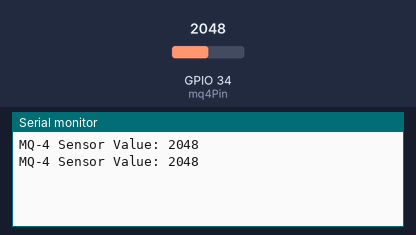
A sketch run on a simulated ESP32. Parts: the last lines printed to the serial monitor. The test bench sets the inputs (shaded band); at power-on: GPIO 34 (mq4Pin) = 2048.

Above: at 1.8 s.
1.9 s: GPIO 34 (mq4Pin) set to 2866
At 2.8 s:
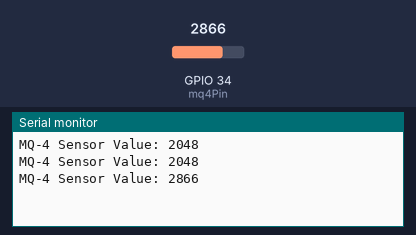
3.4 s: GPIO 34 (mq4Pin) set to 3603
At 4.6 s:
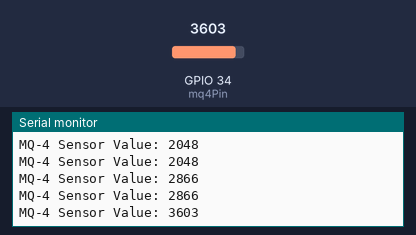
Timing chart, 0 to 6.4 s (numbered marks = the images above; inputs shaded):
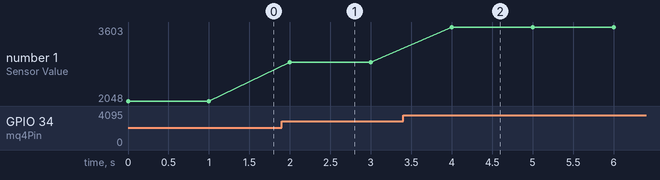

The sketch:

MQ4.ino
```cpp
 //Define the analog pin for the MQ-4 sensor
const int mq4Pin = 34;  // GPIO 34 (Analog input pin)

void setup() {
  // Initialize serial communication
  Serial.begin(115200);

  // Configure the analog input pin
  pinMode(mq4Pin, INPUT);
}

void loop() {
  // Read the analog value from the MQ-4 sensor
  int sensorValue = analogRead(mq4Pin);

  // Print the analog value to the Serial Monitor
  Serial.print("MQ-4 Sensor Value: ");
  Serial.println(sensorValue);

  // Wait for a second before reading again
  delay(1000);
}
```

Measured:
- after the input at 1.9 s, the serial monitor: prints a new line after 0.10 s (image 1)
- after the input at 3.4 s, the serial monitor: prints a new line after 0.60 s (image 2)
- plotted number 1: 2048 → 2866 after the input at 1.9 s, 2866 → 3603 after the input at 3.4 s
